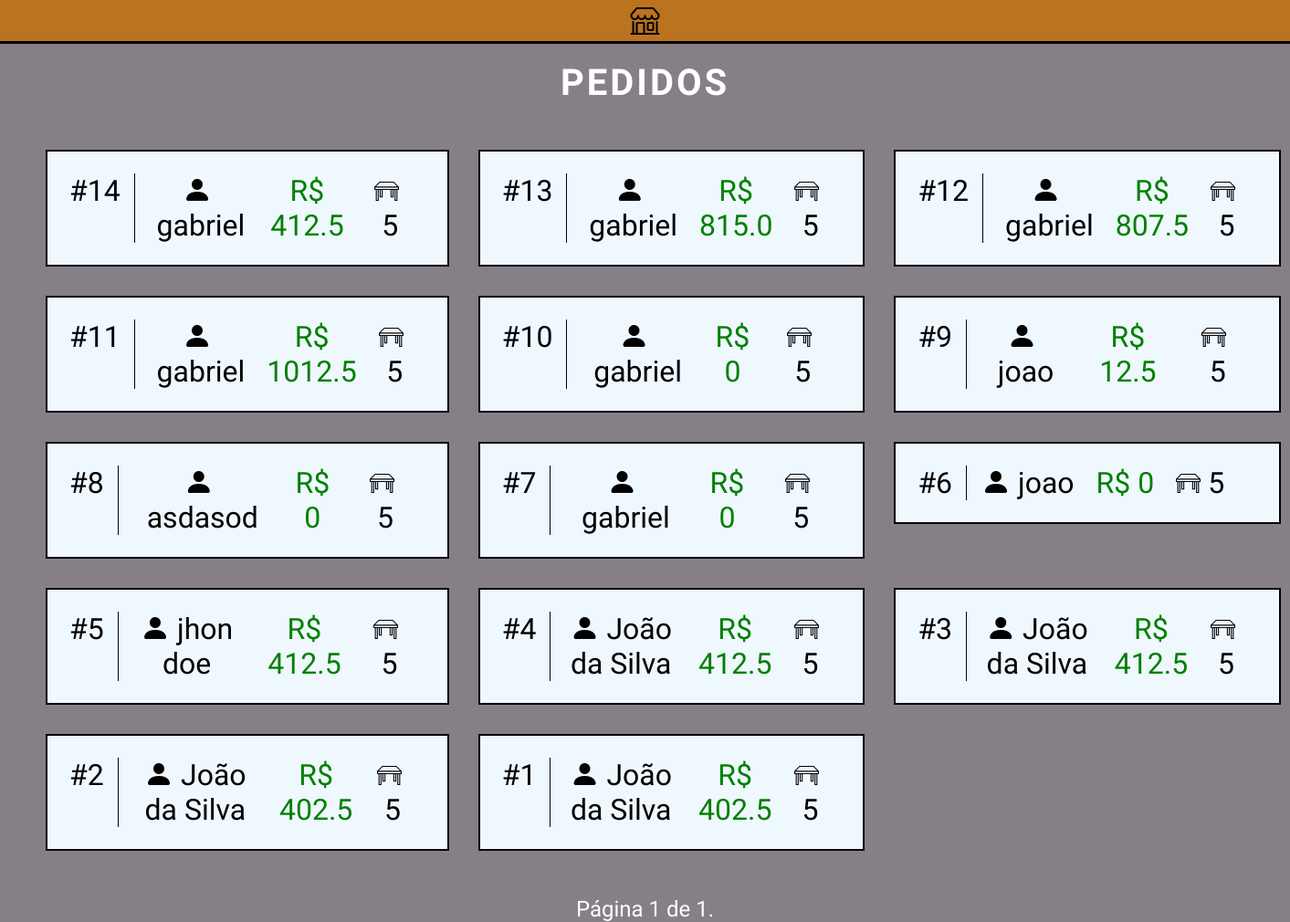
The page /menu/pedidos/ (signed in) on the database as committed earlier.
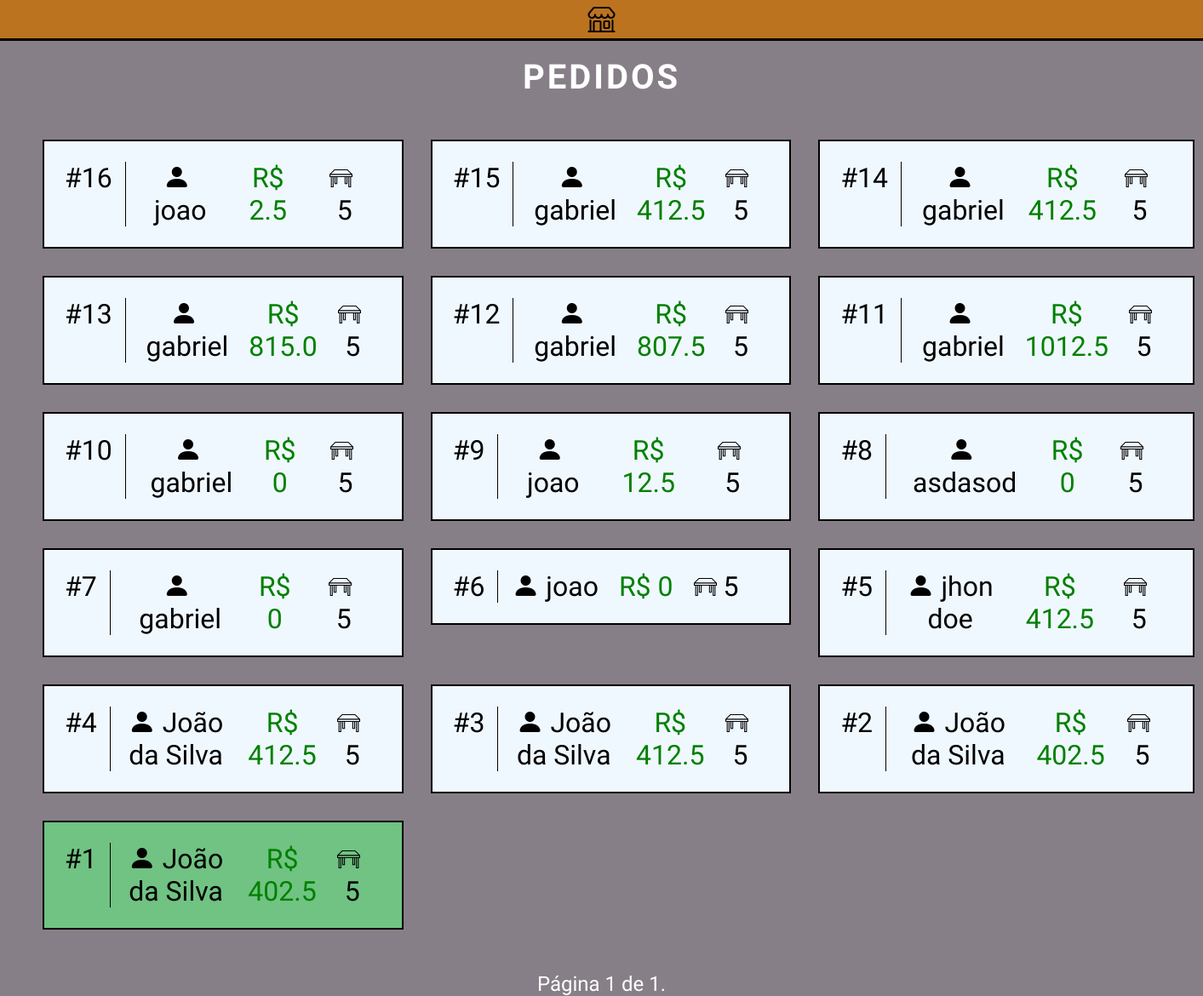
The same page on the database as committed later.
### menoo/models.py (models this page shows, shortened)
class Order(models.Model):
    foods = models.ManyToManyField(Food, through='OrderFood')  # Usando o modelo intermediário.
    order_date = models.DateTimeField('Data-Hora do pedido', auto_now_add=True)
    note = models.TextField(_('Observation'), blank=True, default="Nenhuma observação")
    customer_name = models.CharField(_('Customer Name'), max_length=90)
    phone_regex = RegexValidator(
        regex=r'^\d{2}\d{9}$',
        message="O número de telefone deve estar no formato: '(dd)988888888'. Até 11 dígitos são permitidos."
    )
    customer_phone_number = models.CharField(validators=[phone_regex], max_length=11)
    STATUS_CHOICES = [
        ('Aguardando','Aguardando'),
        ('Visto','Visto')
    ]
    status = models.CharField(max_length=22, default='Aguardando', choices=STATUS_CHOICES)
    table = models.IntegerField(_('Número da mesa'), default=None, blank=True, null=True)
    @property
    def preco_total(self):
        return sum(order_food.food.price * order_food.quantity for order_food in self.orderfood_set.all())
    def get_absolute_url(self):
        return reverse('order-detail', args=[str(self.id)])
    class Meta:
        ordering = ['order_date']

class OrderFood(models.Model):
    order = models.ForeignKey('Order', on_delete=models.CASCADE)
    food = models.ForeignKey(Food, on_delete=models.CASCADE)
    quantity = models.PositiveIntegerField(default=1)

class Food(models.Model):
    category = models.ForeignKey(Category, on_delete=models.CASCADE)
    name = models.CharField(_('name'), max_length=80)
    description = models.TextField(_('Description'), max_length=250)
    price = models.FloatField(_('Price'), validators=[MinValueValidator(0.0)])
    image = models.ImageField(_('Image Food'), upload_to='foods/', default='logo.avif')
    class Meta:
        ordering = ['price']
        verbose_name = 'Alimento'
        verbose_name_plural = 'Alimentos'

### menoo/views.py (the view)
# urls.py: path('pedidos/', OrderList.as_view(), name="orders_menu"),
class OrderList(LoginRequiredMixin, ListView):
    queryset = Order.objects.all().order_by('-order_date')
    template_name = 'menu_orders.html'
    context_object_name = 'orders'
    paginate_by = 21

### menoo/templates/menu_orders.html (shortened to what this page needs)
<!DOCTYPE html>
<html lang="en">
<head>
    {% load static %}
    <link rel="stylesheet" href="{% static "css/menu-orders.css" %}">
</head>
<body>
    <nav class="navbar"><i class="bi bi-shop"></i></nav>
    <br>
    <h1 class="orders-title">PEDIDOS</h1>
    <section class="orders">
    {% for order in orders %}
        <a href="{{order.get_absolute_url}}" style="text-decoration:none;color:black;">
            <div class="order-card {% if order.status == "Visto" %}visto{% endif %}">
                <p class="order-id">#{{order.id}}</p>
                <p class="order-customer"><i class="bi bi-person-fill"></i>&nbsp{{order.customer_name|truncatechars:20}}</p>
                <p class="order-price">R$ {{order.preco_total}}</p>
                <p class="order-table"><?xml version="1.0" encoding="utf-8"?>
                    {{order.table}}</p>
            </div>
        </a>
    {% endfor %}
    </section>
    <div class="div-pagination">
        <div class="pagination" style="display:flex; justify-content:center;">
            <span class="page-links">
                <span class="page-current" style="color:white;">
                    Página {{ page_obj.number }} de {{ page_obj.paginator.num_pages }}.
                </span>
            </span>
        </div>
    </div>
</body>
</html>

Rows that differ between the two databases and show on the page:
added Order: id "16", customer_name "joao", preco_total "2.5", table "5"
added Order: id "15", customer_name "gabriel", preco_total "412.5", table "5"
changed Order id 1: status "Aguardando Atendimento" → "Visto" (drawn)
